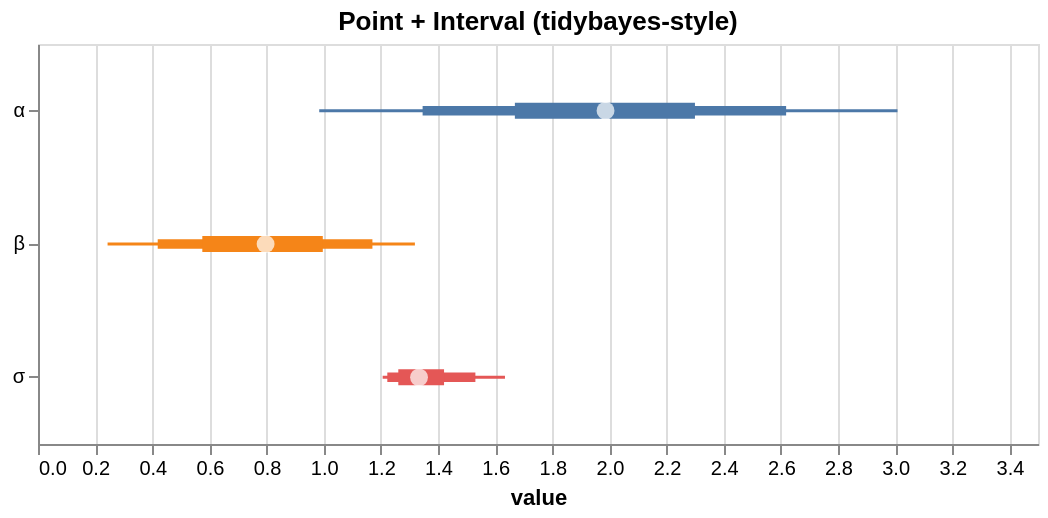

Vega-Lite specification stored for this chart:
### Vega-Lite specification from a JSON file in a GitHub repository (floating-point values rounded to 4 significant figures)
{"$schema": "https://vega.github.io/schema/vega-lite/v5.json", "data": {"values": [{"__point__": 0.7966, "hi_0_5_": 0.9968, "hi_0_8_": 1.17, "hi_0_95_": 1.319, "lo_0_5_": 0.5751, "lo_0_8_": 0.419, "lo_0_95_": 0.2435, "parameter": "β"}, {"__point__": 1.986, "hi_0_5_": 2.299, "hi_0_8_": 2.618, "hi_0_95_": 3.008, "lo_0_5_": 1.669, "lo_0_8_": 1.346, "lo_0_95_": 0.9843, "parameter": "α"}, {"__point__": 1.334, "hi_0_5_": 1.421, "hi_0_8_": 1.531, "hi_0_95_": 1.634, "lo_0_5_": 1.261, "lo_0_8_": 1.223, "lo_0_95_": 1.206, "parameter": "σ"}]}, "height": 200, "layer": [{"encoding": {"color": {"field": "parameter", "legend": null, "type": "nominal"}, "tooltip": [{"field": "__point__", "title": "value (estimate)", "type": "quantitative"}, {"field": "parameter", "type": "nominal"}, {"field": "lo_0_95_", "title": "95% lo", "type": "quantitative"}, {"field": "hi_0_95_", "title": "95% hi", "type": "quantitative"}], "x": {"field": "lo_0_95_", "title": "value", "type": "quantitative"}, "x2": {"field": "hi_0_95_"}, "y": {"axis": {"title": null}, "field": "parameter", "type": "nominal"}}, "mark": {"strokeWidth": 1.5, "type": "rule"}, "params": [{"bind": "scales", "name": "grid", "select": {"encodings": ["x"], "type": "interval"}}]}, {"encoding": {"color": {"field": "parameter", "legend": null, "type": "nominal"}, "tooltip": [{"field": "__point__", "title": "value (estimate)", "type": "quantitative"}, {"field": "parameter", "type": "nominal"}, {"field": "lo_0_95_", "title": "95% lo", "type": "quantitative"}, {"field": "hi_0_95_", "title": "95% hi", "type": "quantitative"}], "x": {"field": "lo_0_8_", "title": "value", "type": "quantitative"}, "x2": {"field": "hi_0_8_"}, "y": {"axis": {"title": null}, "field": "parameter", "type": "nominal"}}, "mark": {"strokeWidth": 4.75, "type": "rule"}}, {"encoding": {"color": {"field": "parameter", "legend": null, "type": "nominal"}, "tooltip": [{"field": "__point__", "title": "value (estimate)", "type": "quantitative"}, {"field": "parameter", "type": "nominal"}, {"field": "lo_0_95_", "title": "95% lo", "type": "quantitative"}, {"field": "hi_0_95_", "title": "95% hi", "type": "quantitative"}], "x": {"field": "lo_0_5_", "title": "value", "type": "quantitative"}, "x2": {"field": "hi_0_5_"}, "y": {"axis": {"title": null}, "field": "parameter", "type": "nominal"}}, "mark": {"strokeWidth": 8.0, "type": "rule"}}, {"encoding": {"tooltip": [{"field": "__point__", "title": "value (estimate)", "type": "quantitative"}, {"field": "parameter", "type": "nominal"}, {"field": "lo_0_95_", "title": "95% lo", "type": "quantitative"}, {"field": "hi_0_95_", "title": "95% hi", "type": "quantitative"}], "x": {"field": "__point__", "type": "quantitative"}, "y": {"field": "parameter", "type": "nominal"}}, "mark": {"color": "white", "filled": true, "size": 80, "type": "point"}}], "title": "Point + Interval (tidybayes-style)", "width": 500}
